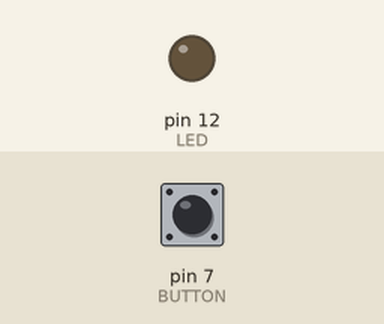
A sketch run on a simulated Arduino Uno, built with avr-gcc and run on an emulated ATmega328P. Shown: output pins drawn as LEDs (lit = HIGH). The test bench sets the inputs (shaded band); at power-on: pin 7 (BUTTON) LOW.

Above: at 1.2 s.
1.3 s: pin 7 (BUTTON) pulled HIGH for 1 s
At 1.7 s:
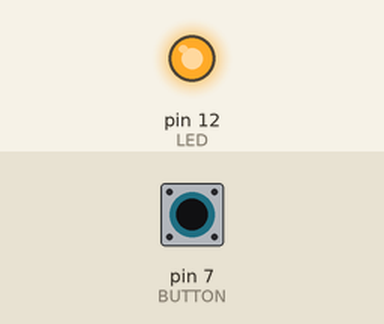
3.8 s: pin 7 (BUTTON) pulled HIGH for 3.2 s
At 8.3 s:
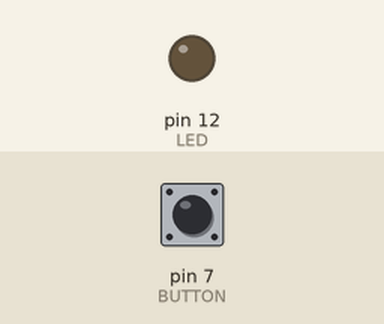
Timing chart, 0 to 9.8 s (numbered marks = the images above; inputs shaded):
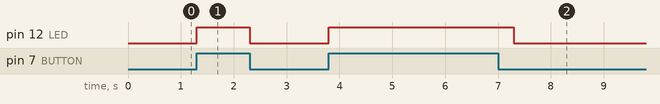

The sketch:

CH01_Button_LED.ino
```cpp
#define BUTTON 7
#define LED 12

void setup() {
  // put your setup code here, to run once:
  pinMode(BUTTON,INPUT);
  pinMode(LED,OUTPUT);
}

void loop() {
  // put your main code here, to run repeatedly:
  if(digitalRead(BUTTON) == HIGH){
    digitalWrite(LED,HIGH);
    delay(500);
    digitalWrite(LED,LOW);
  }
}
```

Measured:
- after the input at 1.3 s, pin 12 (LED): LOW → HIGH at once, → LOW 1.0 s later
- after the input at 3.8 s, pin 12 (LED): LOW → HIGH at once, → LOW 3.5 s later
